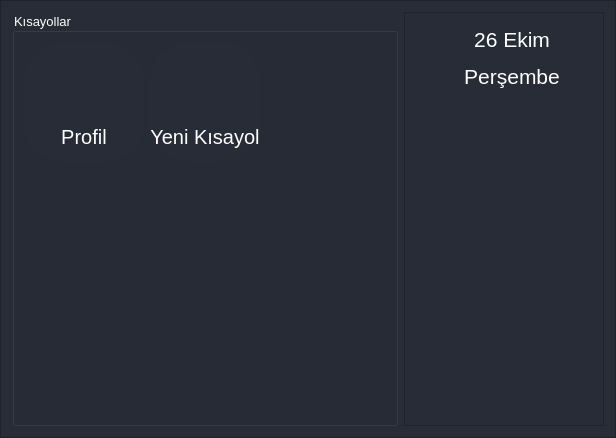
              <widget class="QFrame" name="frame_2">
               <property name="styleSheet">
                <string notr="true">background-color: rgb(39, 44, 54);</string>
               </property>
               <property name="frameShape">
                <enum>QFrame::StyledPanel</enum>
               </property>
               <property name="frameShadow">
                <enum>QFrame::Raised</enum>
               </property>
               <layout class="QHBoxLayout" name="horizontalLayout_6">
                <item>
                 <widget class="QGroupBox" name="groupBox">
                  <property name="sizePolicy">
                   <sizepolicy hsizetype="Expanding" vsizetype="Expanding">
                    <horstretch>0</horstretch>
                    <verstretch>0</verstretch>
                   </sizepolicy>
                  </property>
                  <property name="minimumSize">
                   <size>
                    <width>0</width>
                    <height>0</height>
                   </size>
                  </property>
                  <property name="maximumSize">
                   <size>
                    <width>99999</width>
                    <height>99999</height>
                   </size>
                  </property>
                  <property name="font">
                   <font>
                    <family>Segoe UI</family>
                    <pointsize>10</pointsize>
                   </font>
                  </property>
                  <property name="styleSheet">
                   <string notr="true">color:rgb(255, 255, 255)</string>
                  </property>
                  <property name="title">
                   <string>Kısayollar</string>
                  </property>
                  <layout class="QGridLayout" name="gridLayout">
                   <item row="0" column="1">
                    <widget class="QPushButton" name="shortcutButton">
                     <property name="sizePolicy">
                      <sizepolicy hsizetype="Expanding" vsizetype="Expanding">
                       <horstretch>0</horstretch>
                       <verstretch>0</verstretch>
                      </sizepolicy>
                     </property>
                     <property name="minimumSize">
                      <size>
                       <width>0</width>
                       <height>0</height>
                      </size>
                     </property>
                     <property name="maximumSize">
                      <size>
                       <width>9999</width>
                       <height>9999</height>
                      </size>
                     </property>
                     <property name="font">
                      <font>
                       <family>Segoe UI</family>
                       <pointsize>15</pointsize>
                      </font>
                     </property>
                     <property name="styleSheet">
                      <string notr="true">
QPushButton {
	background-position: center;
	background-repeat: no-reperat;
	border: none;
	image: url(:/user/profile.png);
	border-radius: 40px;
}
QPushButton:hover {
	background-color: rgb(255, 255, 255,20)
}
QPushButton:pressed {	
	background-color: rgb(85, 170, 255);
}
</string>
                     </property>
                     <property name="text">
                      <string>


Profil</string>
                     </property>
                    </widget>
                   </item>
                   <item row="1" column="1">
                    <widget class="QPushButton" name="empty_shortcut_3">
                     <property name="enabled">
                      <bool>true</bool>
                     </property>
                     <property name="sizePolicy">
                      <sizepolicy hsizetype="Expanding" vsizetype="Expanding">
                       <horstretch>0</horstretch>
                       <verstretch>0</verstretch>
                      </sizepolicy>
                     </property>
                     <property name="minimumSize">
                      <size>
                       <width>120</width>
                       <height>120</height>
                      </size>
                     </property>
                     <property name="maximumSize">
                      <size>
                       <width>9999</width>
                       <height>9999</height>
                      </size>
                     </property>
                     <property name="font">
                      <font>
                       <family>Segoe UI</family>
                       <pointsize>16</pointsize>
                      </font>
                     </property>
                     <property name="styleSheet">
                      <string notr="true">border:none;
background:transparent;

</string>
                     </property>
                     <property name="text">
                      <string/>
                     </property>
                    </widget>
                   </item>
                   <item row="2" column="1">
                    <widget class="QPushButton" name="empty_shortcut_4">
                     <property name="enabled">
                      <bool>true</bool>
                     </property>
                     <property name="sizePolicy">
                      <sizepolicy hsizetype="Expanding" vsizetype="Expanding">
                       <horstretch>0</horstretch>
                       <verstretch>0</verstretch>
                      </sizepolicy>
                     </property>
                     <property name="minimumSize">
                      <size>
                       <width>120</width>
                       <height>120</height>
                      </size>
                     </property>
                     <property name="maximumSize">
                      <size>
                       <width>9999</width>
                       <height>9999</height>
                      </size>
                     </property>
                     <property name="font">
                      <font>
                       <family>Segoe UI</family>
                       <pointsize>16</pointsize>
                      </font>
                     </property>
                     <property name="styleSheet">
                      <string notr="true">border:none;
background:transparent;

</string>
                     </property>
                     <property name="text">
                      <string/>
                     </property>
                    </widget>
                   </item>
                   <item row="0" column="4">
                    <widget class="QPushButton" name="empty_shortcut">
                     <property name="enabled">
                      <bool>true</bool>
                     </property>
                     <property name="sizePolicy">
                      <sizepolicy hsizetype="Expanding" vsizetype="Expanding">
                       <horstretch>0</horstretch>
                       <verstretch>0</verstretch>
                      </sizepolicy>
                     </property>
                     <property name="minimumSize">
                      <size>
                       <width>120</width>
                       <height>120</height>
                      </size>
                     </property>
                     <property name="maximumSize">
                      <size>
                       <width>9999</width>
                       <height>9999</height>
                      </size>
                     </property>
                     <property name="font">
                      <font>
                       <family>Segoe UI</family>
                       <pointsize>16</pointsize>
                      </font>
                     </property>
                     <property name="styleSheet">
                      <string notr="true">border:none;
background:transparent;

</string>
                     </property>
                     <property name="text">
                      <string/>
                     </property>
                    </widget>
                   </item>
                   <item row="0" column="3">
                    <widget class="QPushButton" name="shortcutButton_2">
                     <property name="sizePolicy">
                      <sizepolicy hsizetype="Expanding" vsizetype="Expanding">
                       <horstretch>0</horstretch>
                       <verstretch>0</verstretch>
                      </sizepolicy>
                     </property>
                     <property name="minimumSize">
                      <size>
                       <width>0</width>
                       <height>0</height>
                      </size>
                     </property>
                     <property name="maximumSize">
                      <size>
                       <width>9999</width>
                       <height>9999</height>
                      </size>
                     </property>
                     <property name="font">
                      <font>
                       <family>Segoe UI</family>
                       <pointsize>15</pointsize>
                      </font>
                     </property>
                     <property name="styleSheet">
                      <string notr="true">
QPushButton {
	background-position: center;
	background-repeat: no-reperat;
	border: none;
	image: url(:/newShortcut/new.png);
	border-radius: 40px;
}
QPushButton:hover {
	background-color: rgb(255, 255, 255,20)
}
QPushButton:pressed {	
	background-color: rgb(85, 170, 255);
}
</string>
                     </property>
                     <property name="text">
                      <string>


Yeni Kısayol</string>
                     </property>
                    </widget>
                   </item>
                  </layout>
                 </widget>
                </item>
                <item>
                 <widget class="QFrame" name="frame_9">
                  <property name="sizePolicy">
                   <sizepolicy hsizetype="Expanding" vsizetype="Expanding">
                    <horstretch>0</horstretch>
                    <verstretch>0</verstretch>
                   </sizepolicy>
                  </property>
                  <property name="minimumSize">
                   <size>
                    <width>200</width>
                    <height>0</height>
                   </size>
                  </property>
                  <property name="maximumSize">
                   <size>
                    <width>200</width>
                    <height>16777215</height>
                   </size>
                  </property>
                  <property name="frameShape">
                   <enum>QFrame::StyledPanel</enum>
                  </property>
                  <property name="frameShadow">
                   <enum>QFrame::Raised</enum>
                  </property>
                  <layout class="QVBoxLayout" name="verticalLayout_2">
                   <property name="spacing">
                    <number>0</number>
                   </property>
                   <property name="leftMargin">
                    <number>36</number>
                   </property>
                   <property name="topMargin">
                    <number>0</number>
                   </property>
                   <property name="rightMargin">
                    <number>0</number>
                   </property>
                   <property name="bottomMargin">
                    <number>0</number>
                   </property>
                   <item>
                    <widget class="QLabel" name="history_label">
                     <property name="minimumSize">
                      <size>
                       <width>142</width>
                       <height>90</height>
                      </size>
                     </property>
                     <property name="maximumSize">
                      <size>
                       <width>142</width>
                       <height>90</height>
                      </size>
                     </property>
                     <property name="font">
                      <font>
                       <family>Segoe UI</family>
                       <pointsize>16</pointsize>
                       <weight>50</weight>
                       <bold>false</bold>
                      </font>
                     </property>
                     <property name="styleSheet">
                      <string notr="true">color:rgb(255, 255, 255);
</string>
                     </property>
                     <property name="text">
                      <string>&lt;html&gt;&lt;head/&gt;&lt;body&gt;&lt;p align=&quot;center&quot;&gt;26 Ekim&lt;/p&gt;&lt;p align=&quot;center&quot;&gt;Perşembe&lt;/p&gt;&lt;/body&gt;&lt;/html&gt;</string>
                     </property>
                     <property name="textFormat">
                      <enum>Qt::AutoText</enum>
                     </property>
                     <property name="wordWrap">
                      <bool>false</bool>
                     </property>
                     <property name="margin">
                      <number>0</number>
                     </property>
                     <property name="indent">
                      <number>-1</number>
                     </property>
                    </widget>
                   </item>
                   <item>
                    <spacer name="verticalSpacer_3">
                     <property name="orientation">
                      <enum>Qt::Vertical</enum>
                     </property>
                     <property name="sizeHint" stdset="0">
                      <size>
                       <width>20</width>
                       <height>40</height>
                      </size>
                     </property>
                    </spacer>
                   </item>
                  </layout>
                 </widget>
                </item>
               </layout>
              </widget>
